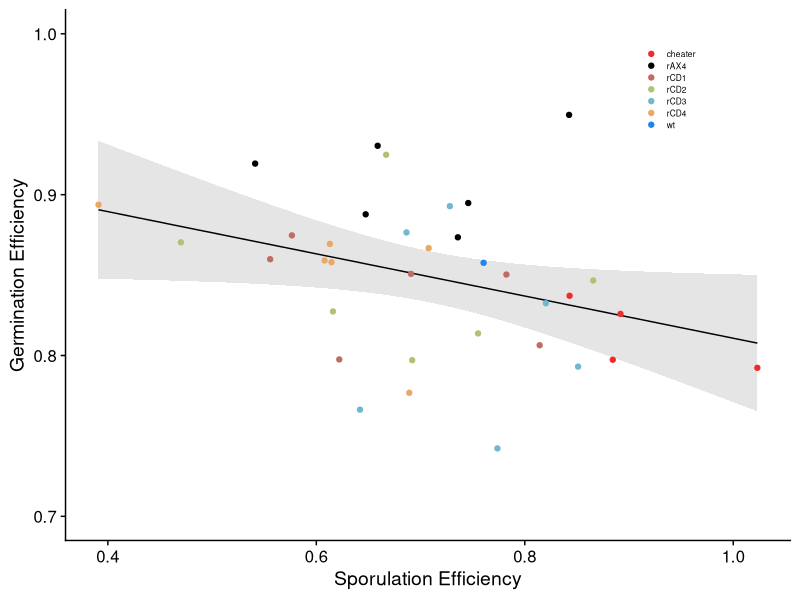

The R source for this figure: (Note: this script raises an error after producing the figure.)
## ---- chunk 1
library(tidyverse)
require(ggplot2)
require(cowplot)
library(glmmTMB)
library(emmeans)

# X <- df[, c("mean_spef","mean_germ")]
# md <- mahalanobis(X, colMeans(X), cov(X))
# cutoff <- qchisq(0.975, df=2)   # ≈ 5.99
# df$outlier <- md > cutoff
# 
# library(ggplot2)
# 
# ggplot(df, aes(x=mean_germ, y=mean_spef))+
#  geom_point(aes(color=outlier), size=3)+
#  geom_smooth(data=df, method="lm", se=FALSE, color="black")+
#  geom_smooth(data=df_no_out, method="lm", se=FALSE, color="red", linetype="dashed")+
#  theme_bw(base_size=14)
# 
# X <- df[, c("mean_spef","mean_germ")]
# md <- mahalanobis(X, colMeans(X), cov(X))
# cutoff <- qchisq(0.975, df=2)   # ≈ 5.99
# df$outlier <- md > cutoff


## ---- chunk 2
strains <- c( AX4 = "rAX4", CD1 = "rCD1",CD2 = "rCD2", CD3 = "rCD3", CD4 = "rCD4", Control = "WT Control") 
colours <- c(rCD1 = "#C06C63",rCD2 = "#AFC377", rCD3 = "#71B8CF", rCD4 = "#E9A864", rAX4 = "black") 
## ---- chunk 3

#Read in data
dt = read.table("datafiles/doubling_times.txt", header=T, sep="\t")

dt$evol_group <- recode_factor(dt$evol_group, CD1="rCD1", CD2="rCD2", CD3="rCD3", CD4="rCD4", AX4 = "rAX4") # rename & reorder levels

# Set a reference line for the ancestor
dt_anc_value <-  as.numeric(dt %>% filter(strain=="AX4_GFP") %>% summarise(mean_dt=mean(dt, na.rm=T)))

# Average across replicates (= dt_sum)
dt_sum = dt %>% group_by(strain, evol_group) %>% summarise(mean_dt = mean(dt, na.rm=T)) 

# For plotting, we will filter to remove non-evolved strains
dt_for_plot = dt_sum %>% filter(., grepl("r",strain)) # strains that start with "r" (=evolved)
## ---- chunk 4

resist = read.table('datafiles/evolved_isolates_resistance.txt', header=T, sep='\t', stringsAsFactors = F,na.strings = "NA") 

# Columns show the clonal sporulation efficiency of each strain, but that strain was mixed with multiple strains in each block, so we want just the unique values, representing clonal sporulation of that strain on that day. Need to do separately for the unlabeled ("unl") and labeled ("gfp") strains & then merge
spef_unl_unique = resist %>% group_by(strain_unl) %>% dplyr::select(strain_unl, spef_unl, exp_date) %>% unique
spef_gfp_unique = resist %>% group_by(strain_gfp) %>% dplyr::select(strain_gfp, spef_gfp, exp_date, evol_partner) %>% unique

names(spef_unl_unique) = c('strain', 'spef', 'expt_date')
names(spef_gfp_unique) = c('strain', 'spef', 'expt_date', 'evol_partner')
spef_raw = rbind(spef_gfp_unique, spef_unl_unique) 

spef = spef_raw %>% group_by(strain) %>% summarise(mean_spef = mean(spef, na.rm=T)) 

# Recode the evol_partner column: 
spef_sum = spef %>%
  mutate(evol_group =
    case_when(
        startsWith(strain, "rCD1") ~ "rCD1",
        startsWith(strain, "rCD2") ~ "rCD2",
        startsWith(strain, "rCD3") ~ "rCD3",
        startsWith(strain, "rCD4") ~ "rCD4",
        startsWith(strain, "rAX4") ~ "rAX4",
        strain=='AX4' ~ "wt",
        strain=="AX4_G" ~ "anc",
        startsWith(strain, "CD") ~ "cheater",
                                  )
  )
                                           
spef_anc_value = subset(spef_sum, evol_group=="anc")$mean_spef
spef_for_plot = subset(spef_sum, evol_group!="anc" & evol_group!="wt" & evol_group!="cheater")
spef_for_plot$evol_group <- recode_factor(spef_for_plot$evol_group, CD1="rCD1", CD2="rCD2", CD3="rCD3", CD4="rCD4", AX4 = "rAX4") # rename & reorder levels
## ---- chunk 5

germ_raw = read.table("datafiles/germination.txt", sep='\t', header=T)
names(germ_raw)[4] = c('evol_group') # rename columns
germ_raw$prct_germ <- (germ_raw$spores.start - germ_raw$spores.end)/germ_raw$spores.start

germ = germ_raw %>% group_by(strain, evol_group) %>% summarise(cnt=n(), mean_germ = mean(prct_germ, na.rm=T))

germ_sum = germ %>%
  mutate(evol_group =
    case_when(
        startsWith(strain, "rCD1") ~ "rCD1",
        startsWith(strain, "rCD2") ~ "rCD2",
        startsWith(strain, "rCD3") ~ "rCD3",
        startsWith(strain, "rCD4") ~ "rCD4",
        startsWith(strain, "rAX4") ~ "rAX4",
        strain=='AX4' ~ "wt",
        strain=="AX4_G" ~ "anc",
        startsWith(strain, "CD") ~ "cheater",
                                  )
  )

germ_anc_value = germ_sum[germ_sum$strain=="AX4",]$mean_germ
germ_for_plot = germ_sum %>% filter(., evol_group != "anc" & evol_group != "wt" & evol_group != "cheater")
germ_for_plot$evol_group <- recode_factor(germ_for_plot$evol_group, CD1="rCD1", CD2="rCD2", CD3="rCD3", CD4="rCD4", AX4 = "rAX4") # rename & reorder levels

## ---- chunk 6

p.dt<-ggplot(data=dt_for_plot) + 
  geom_boxplot(aes(x=evol_group, y=mean_dt,  col='white'), outlier.shape=NA, show.legend=F) + 
  geom_jitter (aes(x=evol_group, y=mean_dt, col=evol_group), width=0.1, size=2.5, alpha=0.7, show.legend=F) + 
  theme_cowplot() + ylim(5,16) +
  scale_fill_manual(values=colours) + 
  labs(y = "\nDoubling Time (hours)", x="Evolution Group") +
  scale_colour_manual(values=colours) + 
  geom_hline(yintercept = dt_anc_value, lty=2) + 
  theme(axis.title = element_text(size = 12), 
                     axis.text = element_text(size = 12),
                     panel.grid.major = element_blank(), 
                     panel.grid.minor = element_blank(),
                     axis.text.x = element_text(angle = 45, hjust = 1),
                     axis.line = element_line(colour = "black")) 

## ---- chunk 7

p.spef<-ggplot(data=spef_for_plot) + 
  geom_boxplot(aes(x=evol_group, y=mean_spef, col='white'), outlier.shape = NA, show.legend=F) + 
  geom_jitter(aes(x=evol_group, y=mean_spef, col=evol_group), width=0.1, size=2.5, alpha=0.7, show.legend=F) + 
  theme_cowplot()  +
  labs(y = "Sporulation Efficency", x=" Evolution Group") + 
  scale_colour_manual(values=colours) + 
  geom_hline(yintercept = spef_anc_value, lty=2) + 
  theme(axis.title = element_text(size = 12), 
                     axis.text = element_text(size = 12),
                     panel.grid.major = element_blank(),
                     panel.grid.minor = element_blank(),
                     axis.text.x = element_text(angle = 45, hjust = 1),
                     axis.line = element_line(colour = "black")) 

## ---- chunk 8

p.germ<-ggplot(data=germ_for_plot) + 
  geom_boxplot(aes(x=evol_group, y=mean_germ, col='white'), outlier.shape=NA, show.legend=F) +
  geom_jitter (aes(x=evol_group, y=mean_germ, col=evol_group), width=0.1, size=2.5, alpha=0.7, show.legend=F) + 
  theme_cowplot() + ylim(0.7,1)+
  labs(y="Germination Efficiency", x=" Evolution Group") +
  scale_colour_manual(values=colours) + 
  geom_hline(yintercept = germ_anc_value, lty=2) + 
  theme(axis.title = element_text(size = 12), 
                     axis.text = element_text(size = 12),
                     panel.grid.major = element_blank(),
                     panel.grid.minor = element_blank(),
                     axis.text.x = element_text(angle = 45, hjust = 1),
                     axis.line = element_line(colour = "black")) 
## ---- chunk 9

data_1 = merge(spef_sum, germ_sum, by="strain")
data_2 = merge(data_1, dt_sum, by="strain")
data_all = data_2 %>% select(strain, evol_group.x, mean_spef, mean_germ, mean_dt) %>% rename(evol_group=evol_group.x)
data_evolved_only = data_all %>% filter(., grepl("r", strain))

# Correlations among all strains
cor.test(data_all[,3], data_all[,4]) # corr betw spef and germ: r=-0.35, p=0.04
cor.test(data_all[,3], data_all[,5]) # corr betw spef and dt: r=-0.04, p=0.82
cor.test(data_all[,4], data_all[,5]) # corr betw germ and dt: r=-0.07, p=0.68

# Correlations among the evolved strains only
cor.test(data_evolved_only[,3], data_evolved_only[,4]) # corr betw spef and germ: r=-0.24, p=0.21
cor.test(data_evolved_only[,3], data_evolved_only[,5]) # corr betw spef and dt: r=-0.01, p=0.94
cor.test(data_evolved_only[,4], data_evolved_only[,5]) # corr betw germ and dt: r=-0.09, p=0.63

# Correlations among cheater-evolved strains only
data_evo_rm_rAX4 = subset(data_evolved_only, data_evolved_only$evol_group!='rAX4')
cor.test(data_evo_rm_rAX4[,3], data_evo_rm_rAX4[,4]) # corr betw spef and germ: r=-0.399, df=22, p=0.053
cor.test(data_evo_rm_rAX4[,3], data_evo_rm_rAX4[,5]) # corr betw spef and dt: r=0.003, df=22, p=0.988
cor.test(data_evo_rm_rAX4[,4], data_evo_rm_rAX4[,5]) # corr betw germ and dt: r=0.018, df=22, p=0.935


colours <- c(rCD1 = "#C06C63",rCD2 = "#AFC377", rCD3 = "#71B8CF", rCD4 = "#E9A864", rAX4 = "black", wt="dodgerblue2", "cheater" = "firebrick2") 

ggplot(data=data_all, aes(x=mean_spef, y=mean_germ,col=evol_group)) + geom_smooth(method='lm',col="black", lwd=0.5,fill="grey") + geom_point() + xlab('Sporulation Efficiency') + ylab('Germination Efficiency') + scale_colour_manual(values=colours) + theme_cowplot() + theme(legend.position = c(0.8,0.85),legend.key.size = unit(0.3,"cm"), legend.text = element_text(size=6), legend.title=element_blank(),legend.spacing.y = unit(0, 'cm')) + guides(fill = guide_legend(byrow = TRUE)) + labs(col=none) + ylim(c(0.7,1))

p.corr<-ggplot(data=data_evo_rm_rAX4, aes(x=mean_spef, y=mean_germ,col=evol_group)) + geom_smooth(method='lm',col="black", lwd=0.5,fill="grey") + geom_point() + xlab('Sporulation Efficiency') + ylab('Germination Efficiency') + scale_colour_manual(values=colours) + theme_cowplot() + theme(legend.position = c(0.8,0.85),legend.key.size = unit(0.3,"cm"), legend.text = element_text(size=6), legend.title=element_blank(),legend.spacing.y = unit(0, 'cm')) + guides(fill = guide_legend(byrow = TRUE)) + labs(col=none) + ylim(c(0.7,1))

## ---- chunk 10


p.top = plot_grid(p.dt, p.spef, labels=c("A", "B"), align="h", axis="b")
p.bottom = plot_grid(p.germ, p.corr, align="h", axis="b", labels=c("C", "D"))
p.all = plot_grid(p.top,p.bottom, ncol=1)
save_plot("figures/Figure_7.pdf", p.all,base_height=7, base_width=7)
## ---- chunk 11

mean_cheat = resist %>% group_by(strain_gfp, strain_unl) %>% summarise(mean_spores_gfp = mean(spores_prct_gfp)) %>% group_by(strain_gfp) %>% summarise(gd_mean_spores_gfp = mean(mean_spores_gfp))

d=merge(data_all, mean_cheat, by.x="strain", by.y="strain_gfp")
names(d)[6] = "mean_cheat"
cor.test(d$mean_spef,d$mean_cheat)  # r = 0.81, p<0.0001
cor.test(d$mean_cheat, d$mean_germ) # r = -0.22, p=0.25 
cor.test(d$mean_cheat, d$mean_dt)   # r = 0.25, p=0.18
cor.test(d$mean_spef, d$mean_germ)  # r = -0.24, p=0.21 (same as above)

## ---- chunk 12
germ_raw_evol_only = germ_raw %>% filter(., grepl("r",strain)) 

m.germ = glmmTMB(prct_germ ~ (1|strain) + evol_group + (1|block), data=germ_raw_evol_only, family=beta_family(link="logit"))

summary(m.germ)
drop1(m.germ, test="Chisq") # group is significant
emmeans(m.germ, specs = pairwise ~ evol_group)


# Drop strain
m1.germ = glmmTMB(prct_germ ~ (1|strain) + evol_group + (1|block), data=germ_raw_evol_only, family=beta_family(link="logit"))
anova(m.germ, m1.germ, test="Chisq") # strain is NS

# For posthoc testing that rAX4 is different from rCDs
germ_raw_evol_only = germ_raw_evol_only %>% mutate(mixtype = case_when(
  evol_group == "AX4" ~ "no_cheater", 
              evol_group !="AX4" ~ "cheater"))
m.germ = glmmTMB(prct_germ ~ (1|strain) + mixtype + (1|block), data=germ_raw_evol_only, family=beta_family(link="logit"))

emmeans(m.germ, specs = trt.vs.ctrl ~ mixtype)

## ---- chunk 13

spef_raw_evol_only = spef_raw %>% filter(., grepl("r",strain)) 

m.spef = glmmTMB(spef ~ (1|strain) + evol_partner + (1|expt_date), data=spef_raw_evol_only)

summary(m.spef)
drop1(m.spef, test="Chisq") # evol_partner is NS

# Drop strain
m1.spef = glmmTMB(spef ~ evol_partner + (1|expt_date), data=spef_raw_evol_only)
anova(m.spef, m1.spef, test="Chisq") # strain is significant
emmeans(m.spef, specs = pairwise ~ evol_partner) # CD3 is different from CD4; all else NS

## ---- chunk 14

dt_raw_evol_only = dt %>% filter(., grepl("r",strain)) 

m.dt = glmmTMB(dt ~ (1|strain) + evol_group + (1|rep), data=dt_raw_evol_only)

summary(m.dt)
drop1(m.dt, test="Chisq") # evol_group is NS

# Drop strain
m1.dt = glmmTMB(dt ~ evol_group + (1|rep), data=dt_raw_evol_only)
anova(m.dt, m1.dt, test="Chisq") # strain is NS
emmeans(m.dt, specs = pairwise ~ evol_group) # all strains NS
